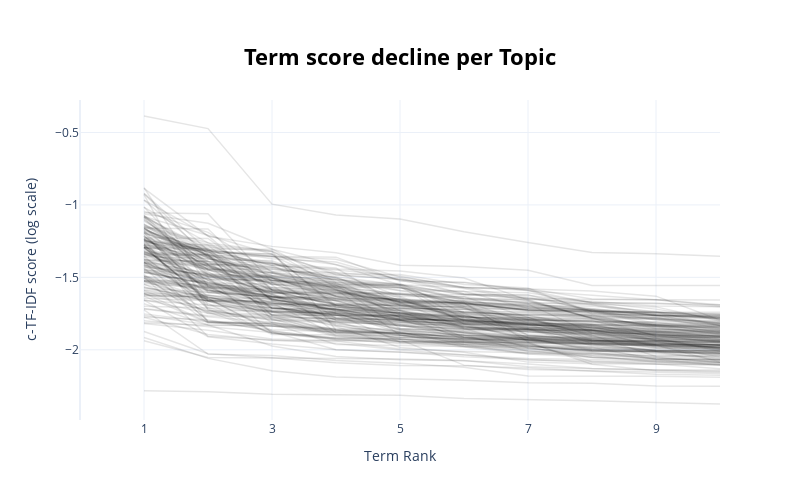

The notebook cell this image was saved under:
### Code cell
topic_model.visualize_term_rank(log_scale=True)
